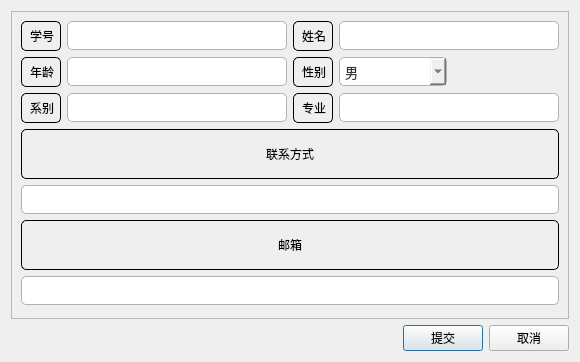
<?xml version="1.0" encoding="UTF-8"?>
<ui version="4.0">
 <class>AddMember</class>
 <widget class="QDialog" name="AddMember">
  <property name="geometry">
   <rect>
    <x>0</x>
    <y>0</y>
    <width>552</width>
    <height>362</height>
   </rect>
  </property>
  <property name="windowTitle">
   <string>添加成员</string>
  </property>
  <property name="styleSheet">
   <string notr="true">QLineEdit { 
	font-size: 10pt; 
	padding: 5px; 
	border: 1px solid #b2b2b2; 
	border-radius: 5px; 
	color: #333; 
}

QLabel
{
	border : 1.2px solid black;
	padding: 5px; 
	border-radius: 5px;
}

QComboBox
{
	font-size: 10pt; 
	padding: 5px; 
	border: 1px solid #b2b2b2; 
	border-radius: 5px; 
	color: #333; 
}


</string>
  </property>
  <layout class="QGridLayout" name="gridLayout_2" rowstretch="9,1">
   <item row="1" column="0">
    <layout class="QHBoxLayout" name="modifyLayout" stretch="0,0,0">
     <item>
      <spacer name="horizontalSpacer_2">
       <property name="orientation">
        <enum>Qt::Horizontal</enum>
       </property>
       <property name="sizeType">
        <enum>QSizePolicy::Expanding</enum>
       </property>
       <property name="sizeHint" stdset="0">
        <size>
         <width>13</width>
         <height>13</height>
        </size>
       </property>
      </spacer>
     </item>
     <item>
      <widget class="QPushButton" name="commitPushButton">
       <property name="enabled">
        <bool>true</bool>
       </property>
       <property name="text">
        <string>提交</string>
       </property>
      </widget>
     </item>
     <item>
      <widget class="QPushButton" name="cancelPushButton">
       <property name="enabled">
        <bool>true</bool>
       </property>
       <property name="text">
        <string>取消</string>
       </property>
      </widget>
     </item>
    </layout>
   </item>
   <item row="0" column="0">
    <widget class="QFrame" name="frame">
     <property name="frameShape">
      <enum>QFrame::StyledPanel</enum>
     </property>
     <property name="frameShadow">
      <enum>QFrame::Raised</enum>
     </property>
     <layout class="QGridLayout" name="gridLayout">
      <item row="4" column="0" colspan="2">
       <layout class="QVBoxLayout" name="verticalLayout_2">
        <item>
         <widget class="QLabel" name="emailLable">
          <property name="maximumSize">
           <size>
            <width>16777215</width>
            <height>50</height>
           </size>
          </property>
          <property name="text">
           <string>邮箱</string>
          </property>
          <property name="alignment">
           <set>Qt::AlignCenter</set>
          </property>
         </widget>
        </item>
        <item>
         <widget class="QLineEdit" name="emailLineEdit">
          <property name="maximumSize">
           <size>
            <width>16777215</width>
            <height>16777215</height>
           </size>
          </property>
          <property name="alignment">
           <set>Qt::AlignCenter</set>
          </property>
         </widget>
        </item>
       </layout>
      </item>
      <item row="2" column="1">
       <layout class="QHBoxLayout" name="horizontalLayout_6">
        <item>
         <widget class="QLabel" name="majorLable">
          <property name="maximumSize">
           <size>
            <width>40</width>
            <height>50</height>
           </size>
          </property>
          <property name="text">
           <string>专业</string>
          </property>
         </widget>
        </item>
        <item>
         <widget class="QLineEdit" name="majorLineEdit">
          <property name="minimumSize">
           <size>
            <width>220</width>
            <height>0</height>
           </size>
          </property>
          <property name="maximumSize">
           <size>
            <width>220</width>
            <height>16777215</height>
           </size>
          </property>
          <property name="alignment">
           <set>Qt::AlignCenter</set>
          </property>
         </widget>
        </item>
       </layout>
      </item>
      <item row="2" column="0">
       <layout class="QHBoxLayout" name="horizontalLayout_5">
        <item>
         <widget class="QLabel" name="deptLable">
          <property name="maximumSize">
           <size>
            <width>40</width>
            <height>50</height>
           </size>
          </property>
          <property name="text">
           <string>系别</string>
          </property>
         </widget>
        </item>
        <item>
         <widget class="QLineEdit" name="deptLineEdit">
          <property name="minimumSize">
           <size>
            <width>220</width>
            <height>0</height>
           </size>
          </property>
          <property name="maximumSize">
           <size>
            <width>220</width>
            <height>16777215</height>
           </size>
          </property>
          <property name="alignment">
           <set>Qt::AlignCenter</set>
          </property>
         </widget>
        </item>
       </layout>
      </item>
      <item row="1" column="1">
       <layout class="QHBoxLayout" name="horizontalLayout_4">
        <item>
         <widget class="QLabel" name="genderLable">
          <property name="maximumSize">
           <size>
            <width>40</width>
            <height>50</height>
           </size>
          </property>
          <property name="text">
           <string>性别</string>
          </property>
         </widget>
        </item>
        <item>
         <widget class="QComboBox" name="genderComboBox">
          <property name="maximumSize">
           <size>
            <width>16777215</width>
            <height>16777215</height>
           </size>
          </property>
          <item>
           <property name="text">
            <string>男</string>
           </property>
          </item>
          <item>
           <property name="text">
            <string>女</string>
           </property>
          </item>
          <item>
           <property name="text">
            <string>沃尔玛购物袋</string>
           </property>
          </item>
          <item>
           <property name="text">
            <string>大润发购物袋</string>
           </property>
          </item>
         </widget>
        </item>
        <item>
         <spacer name="horizontalSpacer">
          <property name="orientation">
           <enum>Qt::Horizontal</enum>
          </property>
          <property name="sizeType">
           <enum>QSizePolicy::Expanding</enum>
          </property>
          <property name="sizeHint" stdset="0">
           <size>
            <width>40</width>
            <height>20</height>
           </size>
          </property>
         </spacer>
        </item>
       </layout>
      </item>
      <item row="0" column="0">
       <layout class="QHBoxLayout" name="horizontalLayout">
        <property name="leftMargin">
         <number>0</number>
        </property>
        <item>
         <widget class="QLabel" name="stuidLabel">
          <property name="maximumSize">
           <size>
            <width>40</width>
            <height>50</height>
           </size>
          </property>
          <property name="text">
           <string>学号</string>
          </property>
          <property name="alignment">
           <set>Qt::AlignLeading|Qt::AlignLeft|Qt::AlignVCenter</set>
          </property>
         </widget>
        </item>
        <item>
         <widget class="QLineEdit" name="stuidLineEdit">
          <property name="minimumSize">
           <size>
            <width>220</width>
            <height>0</height>
           </size>
          </property>
          <property name="maximumSize">
           <size>
            <width>220</width>
            <height>16777215</height>
           </size>
          </property>
          <property name="alignment">
           <set>Qt::AlignCenter</set>
          </property>
          <property name="readOnly">
           <bool>false</bool>
          </property>
         </widget>
        </item>
       </layout>
      </item>
      <item row="0" column="1">
       <layout class="QHBoxLayout" name="horizontalLayout_2">
        <item>
         <widget class="QLabel" name="nameLable">
          <property name="maximumSize">
           <size>
            <width>40</width>
            <height>50</height>
           </size>
          </property>
          <property name="text">
           <string>姓名</string>
          </property>
         </widget>
        </item>
        <item>
         <widget class="QLineEdit" name="nameLineEdit">
          <property name="minimumSize">
           <size>
            <width>220</width>
            <height>0</height>
           </size>
          </property>
          <property name="maximumSize">
           <size>
            <width>220</width>
            <height>16777215</height>
           </size>
          </property>
          <property name="alignment">
           <set>Qt::AlignCenter</set>
          </property>
         </widget>
        </item>
       </layout>
      </item>
      <item row="1" column="0">
       <layout class="QHBoxLayout" name="horizontalLayout_7">
        <item>
         <widget class="QLabel" name="ageLable">
          <property name="maximumSize">
           <size>
            <width>40</width>
            <height>50</height>
           </size>
          </property>
          <property name="text">
           <string>年龄</string>
          </property>
         </widget>
        </item>
        <item>
         <widget class="QLineEdit" name="ageLineEdit">
          <property name="maximumSize">
           <size>
            <width>220</width>
            <height>16777215</height>
           </size>
          </property>
          <property name="alignment">
           <set>Qt::AlignCenter</set>
          </property>
         </widget>
        </item>
       </layout>
      </item>
      <item row="3" column="0" colspan="2">
       <layout class="QVBoxLayout" name="verticalLayout">
        <item>
         <widget class="QLabel" name="phoneLable">
          <property name="enabled">
           <bool>true</bool>
          </property>
          <property name="maximumSize">
           <size>
            <width>16777215</width>
            <height>50</height>
           </size>
          </property>
          <property name="text">
           <string>联系方式</string>
          </property>
          <property name="alignment">
           <set>Qt::AlignCenter</set>
          </property>
         </widget>
        </item>
        <item>
         <widget class="QLineEdit" name="phoneLineEdit">
          <property name="maximumSize">
           <size>
            <width>16777215</width>
            <height>16777215</height>
           </size>
          </property>
          <property name="alignment">
           <set>Qt::AlignCenter</set>
          </property>
         </widget>
        </item>
       </layout>
      </item>
     </layout>
    </widget>
   </item>
  </layout>
 </widget>
 <resources/>
 <connections/>
</ui>
